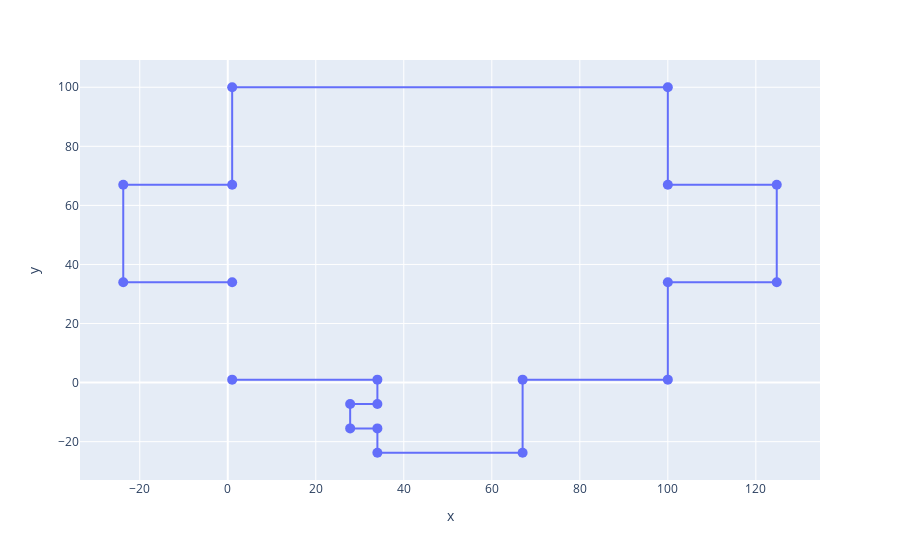

Notebook cell for this chart:
### Markdown cell above
<H4>Animações

### Code cell
#df = px.data.gapminder()
v = list(map(lambda P: (P.x,P.y),G.vertices))

fig = px.line(x=np.array(v)[:,0],y=np.array(v)[:,1],markers=True)
fig.update_traces(marker_size=10)
#fig.update_traces(marker=dict(size=100,
#                              line=dict(width=2,
#                                        color='DarkSlateGrey')),
#                  selector=dict(mode='markers'))
fig.show()

### Figure 1 — Plotly figure (JSON) as saved in the notebook; plotly's stock layout.template omitted (floating-point values rounded to 4 significant figures)
{"data": [{"hovertemplate": "x=%{x}<br>y=%{y}<extra></extra>", "legendgroup": "", "line": {"color": "#636efa", "dash": "solid"}, "marker": {"size": 10, "symbol": "circle"}, "mode": "markers+lines", "name": "", "orientation": "v", "showlegend": false, "type": "scatter", "x": [1, 34, 34, 27.81, 27.81, 34, 34, 67, 67, 100, 100, 124.8, 124.8, 100, 100, 1, 1, -23.75, -23.75, 1], "xaxis": "x", "y": [1, 1, -7.25, -7.25, -15.5, -15.5, -23.75, -23.75, 1, 1, 34, 34, 67, 67, 100, 100, 67, 67, 34, 34], "yaxis": "y"}], "layout": {"legend": {"tracegroupgap": 0}, "margin": {"t": 60}, "xaxis": {"anchor": "y", "domain": [0, 1], "title": {"text": "x"}}, "yaxis": {"anchor": "x", "domain": [0, 1], "title": {"text": "y"}}}}
